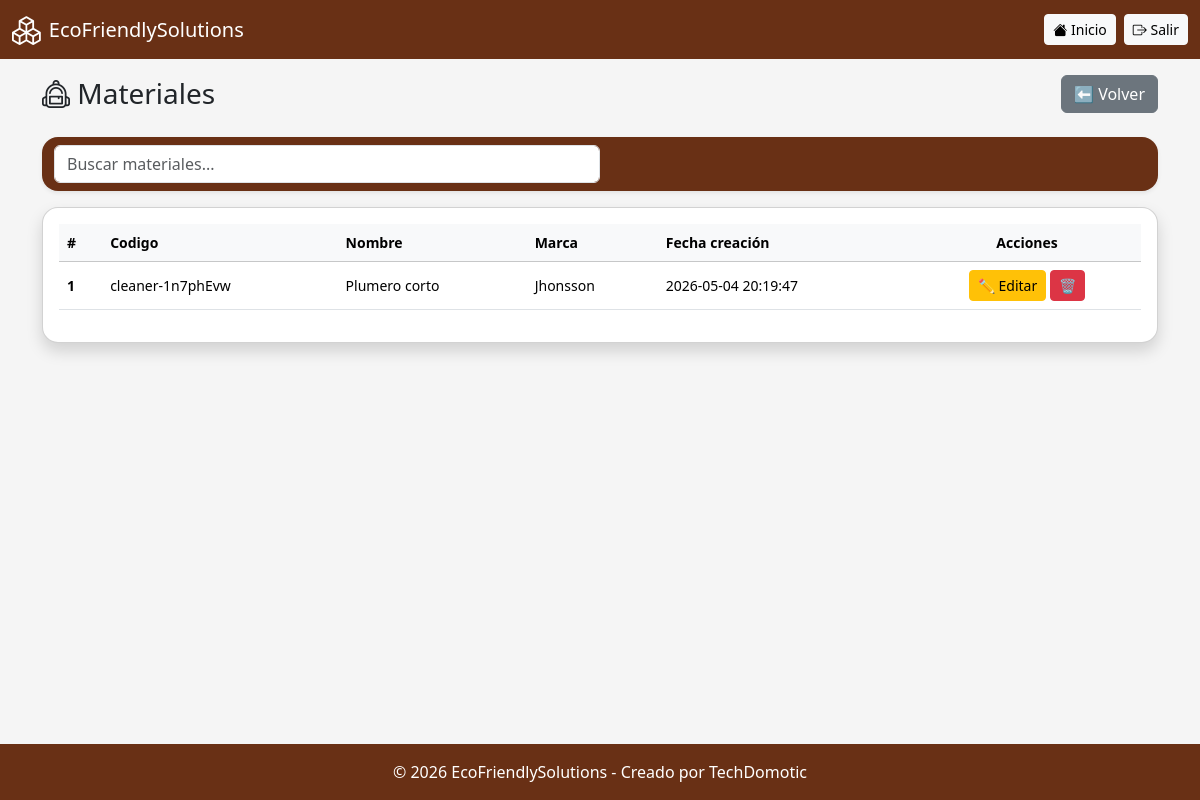
/materiales/listado_especifico.php?nombre=Plumero corto (signed in), run on an earlier commit of the app's database.
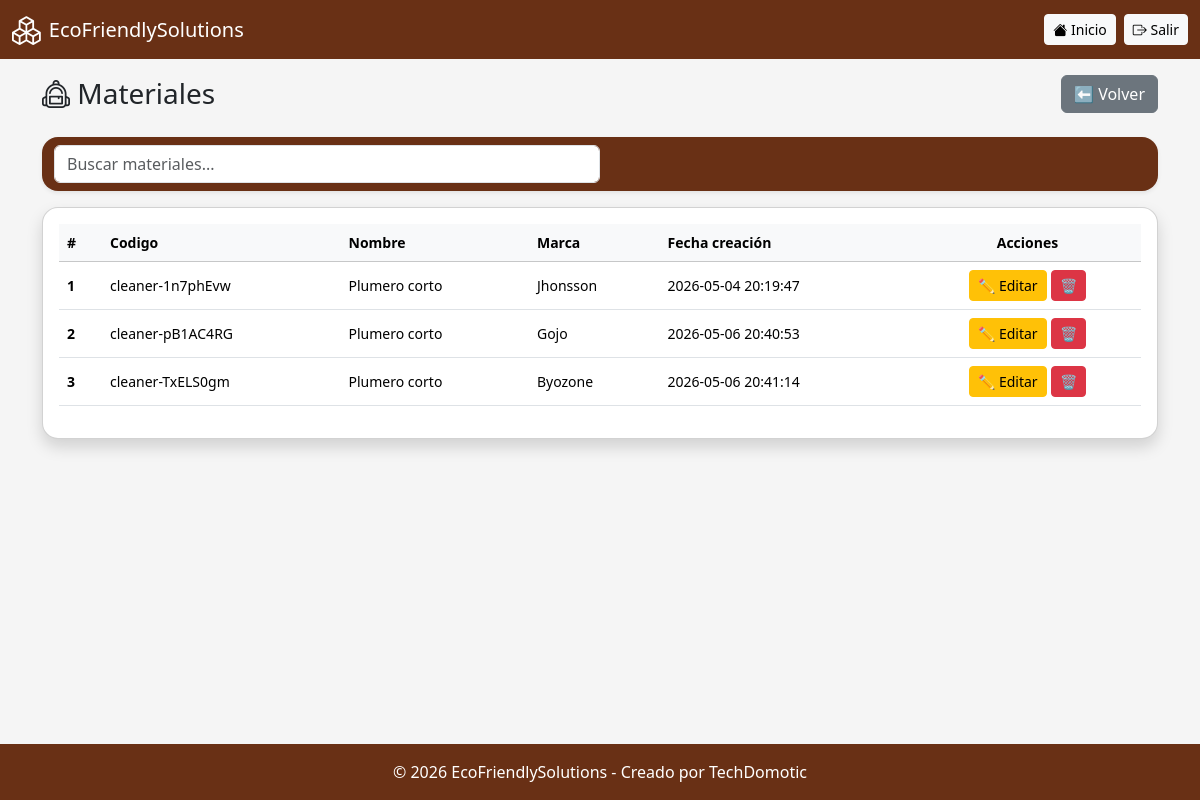
And on a later commit of the database.
### tables this page shows
CREATE TABLE `material` (
  `id_material` int(11) NOT NULL,
  `codigo` varchar(150) DEFAULT NULL,
  `nombre` varchar(100) NOT NULL,
  `marca` varchar(120) DEFAULT NULL,
  `razon` varchar(200) DEFAULT NULL,
  `estatus` tinyint(1) DEFAULT 1,
  `fecha_creacion` timestamp NOT NULL DEFAULT current_timestamp(),
  `fecha_eliminacion` timestamp NOT NULL DEFAULT current_timestamp() ON UPDATE current_timestamp()
);

### materiales/listado_especifico.php (the view, shortened to what this page needs)
<?php
include '../includes/conexion.php';
include '../includes/header.php';
$nombre = trim($_GET['nombre']);
$result = $conn->query("
SELECT M.id_material, M.codigo, M.nombre, M.marca, M.fecha_creacion FROM material AS M WHERE M.estatus = true AND M.nombre = '$nombre';
");
?>
<div class="d-flex justify-content-between align-items-center mb-4">
    <h3 class="mb-0">
        <i class="bi bi-backpack2"></i> Materiales
    </h3>
    <a href="listar.php" class="btn btn-secondary">⬅ Volver</a>
</div>
<nav class="navbar bg-body-tertiary mb-3 rounded-4 shadow-sm">
  <div class="container-fluid">
    <div class="col-12 col-md-6"> <form class="d-flex" role="search" onsubmit="return false;">
        <input class="form-control" type="search" id="inputBusqueda" placeholder="Buscar materiales...">
      </form>
    </div>
  </div>
</nav>
<div class="card shadow rounded-4">
<div class="card-body table-responsive" style="max-height: 600px; overflow-y: auto;">
<table class="table table-hover align-middle small" id="tablaMateriales">
<thead class="table-light">
<tr>
<th style="position: sticky; top: 0; z-index: 2; background-color: #f8f9fa;">#</th>
<th style="position: sticky; top: 0; z-index: 2; background-color: #f8f9fa;">Codigo</th>
<th style="position: sticky; top: 0; z-index: 2; background-color: #f8f9fa;">Nombre</th>
<th style="position: sticky; top: 0; z-index: 2; background-color: #f8f9fa;">Marca</th>
<th style="position: sticky; top: 0; z-index: 2; background-color: #f8f9fa;">Fecha creaci&oacute;n</th>
<th style="position: sticky; top: 0; z-index: 2; background-color: #f8f9fa;" class="text-center" >Acciones</th>
</tr>
</thead>
<tbody>
<?php $contador = 1; ?>
<?php while($row = $result->fetch_assoc()): ?>
<td><strong><?= $contador; ?></strong></td>
<td><?= htmlspecialchars($row['codigo']); ?></td>
<td><?= htmlspecialchars($row['nombre']); ?></td>
<td><?= htmlspecialchars($row['marca']); ?></td>
<td><?= htmlspecialchars($row['fecha_creacion']); ?></td>
<td class="text-center">
<div class="d-flex flex-row flex-sm-row justify-content-center gap-1">
<a href="editar.php?id=<?= $row['id_material']; ?>&nombre=<?= $row['nombre']; ?>"
class="btn btn-sm btn-warning">
✏️ Editar
</a>
<a href="#"
   class="btn btn-sm btn-danger"
   onclick="let motivo = prompt('¿Por qué desea eliminar este material?');
            if(motivo) { window.location.href = 'procesar_eliminar.php?id=<?= $row['id_material'] ?>&razon=' + encodeURIComponent(motivo); }
            return false;">
    🗑️
</a>
</div>
</td>
<?php $contador++; ?>
<?php endwhile; ?>
</tbody>
</table>
</div>
</div>
<?php include '../includes/footer.php'; ?>

### includes/header.php (shortened to what this page needs)
<?php
if (!isset($pageTitle)) $pageTitle = "EcoFriendlySolutions";
?>
<!DOCTYPE html>
<html lang="es">
<head>
    <link href="https://cdn.jsdelivr.net/npm/bootstrap@5.3.2/dist/css/bootstrap.min.css" rel="stylesheet">
    <link rel="stylesheet" href="https://cdn.jsdelivr.net/npm/bootstrap-icons@1.11.0/font/bootstrap-icons.css">
    <link href="/assets/css/estilos.css" rel="stylesheet">
</head>
<body class="d-flex flex-column min-vh-100">
<nav class="navbar navbar-dark" style="background-color: #268db5;">
  <div class="container-fluid">
    <div class="d-flex align-items-center">
      <i class="bi bi-boxes me-2" style="font-size: 1.8rem; color: white;"></i>
      <span class="navbar-brand mb-0 h1"><?= htmlspecialchars($pageTitle) ?></span>
    </div>
    <div class="d-flex gap-2">
      <a href="/ecofriendlysolutions/dashboard.php" class="btn btn-light btn-sm" title="Volver al dashboard">
        <i class="bi bi-house-fill"></i> Inicio
      </a>
      <a href="/ecofriendlysolutions/logout.php" class="btn btn-light btn-sm" onclick="return confirm('¿Deseas cerrar sesi&oacute;n?')" title="Cerrar sesión">
        <i class="bi bi-box-arrow-right"></i> Salir
      </a>
    </div>
  </div>
</nav>
<div class="container py-3 flex-grow-1">

### includes/footer.php (shortened to what this page needs)
</div>
<footer class="footer mt-auto py-3" style="background-color: #268db5; margin-top: auto;">
  <div class="container text-center">
    <span class="text-white">© 2026 EcoFriendlySolutions - Creado por TechDomotic</span>
  </div>
</footer>
</body>
</html>

### css/estilos.css (style rules this page uses)
:root { --main-brown: #693015; }
body { background: #f5f5f5; display: flex; flex-direction: column; min-height: 100vh; }
.navbar, .footer { background-color: var(--main-brown) !important; }
.footer { margin-top: auto; width: 100%; }

What changed in the data, as far as the page shows it:
added material: codigo "cleaner-pB1AC4RG", nombre "Plumero corto", marca "Gojo", fecha_creacion "2026-05-06 20:40:53"
added material: codigo "cleaner-TxELS0gm", nombre "Plumero corto", marca "Byozone", fecha_creacion "2026-05-06 20:41:14"
